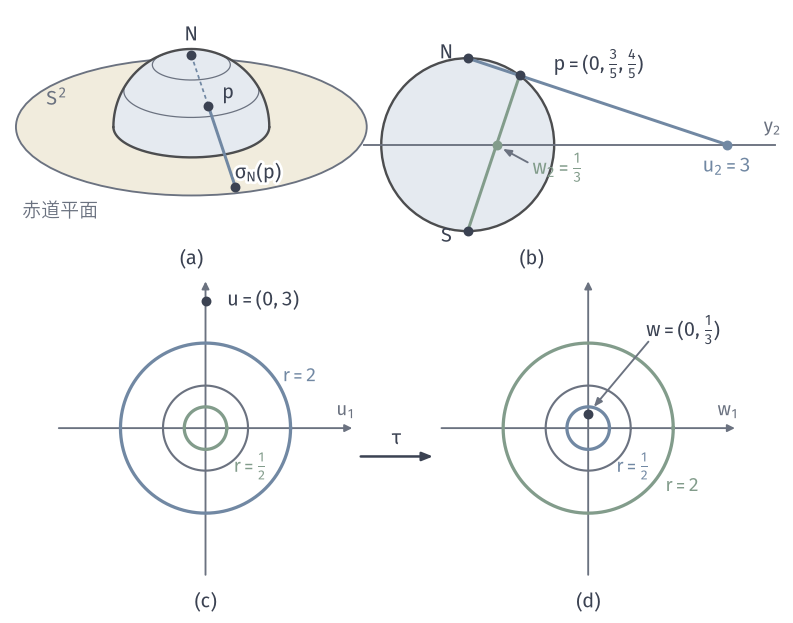

Recreate this plot in Python.
"""Stereographic projection from N, its cross-section with the worked point, and the transition u/|u|^2."""
from pathlib import Path
import sys
ROOT = next(p for p in Path(__file__).resolve().parents if (p/'build.sh').is_file() and (p/'tex/book.tex').is_file())
sys.path.insert(0, str(ROOT/'figures/04-spaces-measures-and-geometry/04-manifolds/matplotlib/mfd-common'))
from mfd3d import *
from matplotlib.patches import Ellipse

W, H = 112, 88
fig, ax = canvas(W, H)
# (a) three-dimensional view, plane drawn first because the camera is above it.
view = View(52, 23)
pl = Placed(view, 27, 70, 11.0)
disc_r = 2.25
ax.add_patch(Ellipse(pl.c, 2*disc_r*11, 2*disc_r*11*np.sin(np.radians(23)), fc=YELLOW_FILL, ec=MUTED, lw=.75, zorder=1))
# Upper hemisphere: silhouette arc above the equator together with the projected equator.
eq = parallel(0.0, 721)
ax.add_patch(Circle(pl.c, 11, fc='none', ec='none'))
t = np.linspace(0, 1, 2)
sil_top = pl.c+11*np.c_[np.cos(np.linspace(0, np.pi, 361)), np.sin(np.linspace(0, np.pi, 361))]
front = eq[view.depth(eq) >= 0]
front = front[np.argsort(pl(front)[:, 0])]
half = np.r_[sil_top, pl(front)]
ax.add_patch(Polygon(half, fc=BLUE_FILL, ec='none', zorder=2))
ax.plot(*sil_top.T, color=STROKE, lw=.95, zorder=3)
ax.plot(*pl(front).T, color=STROKE, lw=.95, zorder=3)
for lat in (30, 60):
    pts = parallel(np.radians(lat), 361)
    vis = view.depth(pts) >= 0
    split_plot(ax, pl(pts), vis, MUTED, lw=.5, hidden=False, zorder=2.5)
ph = np.radians(38); lon = np.radians(68)
p = spherical(ph, lon); u_r = np.cos(ph)/(1-np.sin(ph)); u = np.array([u_r*np.cos(lon), u_r*np.sin(lon), 0.0]); Np = np.array([0, 0, 1.0])
for a, b, vis in ((Np, p, False), (p, u, True)):
    xy = pl(np.array([a, b]))
    ax.plot(*xy.T, color=BLUE, lw=1.2 if vis else .7, ls='-' if vis else (0, (2.2, 1.8)), zorder=5)
dot(ax, pl(Np), INK); dot(ax, pl(p), INK); dot(ax, pl(u), INK)
label(ax, pl(Np)+[0, 2.9], '$N$'); label(ax, pl(p)+[2.8, 1.8], '$p$'); label(ax, pl(u)+[3.2, 2.0], r'$\sigma_N(p)$', halo=True)
label(ax, pl.c+[-19, 4.0], '$S^2$', color=MUTED)
label(ax, pl.c+[-18.5, -11.8], '赤道平面', 7.5, MUTED)

# (b) cross-section x=0 in the (y,z) plane with the worked point p=(0,3/5,4/5).
U = 12.2; ox, oy = 66, 67.5
Sx = lambda y, z: (ox+U*y, oy+U*z)
th = np.linspace(0, 2*np.pi, 361)
ax.add_patch(Circle((ox, oy), U, fc=BLUE_FILL, ec=STROKE, lw=.95, zorder=1))
ax.plot([ox-1.2*U, ox+3.55*U], [oy, oy], color=MUTED, lw=.75, zorder=2)
N, Sp = Sx(0, 1), Sx(0, -1); P = Sx(.6, .8); a3 = Sx(3, 0); a13 = Sx(1/3, 0)
ax.plot(*zip(N, a3), color=BLUE, lw=1.2, zorder=4)
ax.plot(*zip(Sp, P), color=GREEN, lw=1.2, zorder=4)
for q, t_ in ((N, '$N$'), (Sp, '$S$')):
    dot(ax, q, INK)
label(ax, (N[0]-3, N[1]+.8), '$N$'); label(ax, (Sp[0]-3, Sp[1]-.8), '$S$')
dot(ax, P, INK); label(ax, (P[0]+11.2, P[1]+1.6), r'$p=(0,\frac{3}{5},\frac{4}{5})$')
dot(ax, a3, BLUE); dot(ax, a13, GREEN)
label(ax, (a3[0], a3[1]-3.1), r'$u_2=3$', color=BLUE); label(ax, (a13[0]+8.6, a13[1]-3.3), r'$w_2=\frac{1}{3}$', color=GREEN)
arrow(ax, (a13[0]+4.4, a13[1]-2.5), (a13[0]+.9, a13[1]-.6), color=MUTED, lw=.75, scale=5)
label(ax, (ox+3.55*U+1, oy+2.6), '$y_2$', 7.5, MUTED, ha='right')
panel_tag(ax, 27, 50.6, '(a)'); panel_tag(ax, 75, 50.6, '(b)')

# (c,d) the transition: circles of radius 1/2,1,2 and rays through the origin.
s = 6.0
def plane(cx, cy, map_, name):
    R = 3.45
    ax.annotate('', xy=(cx+R*s, cy), xytext=(cx-R*s, cy), arrowprops=dict(arrowstyle='-|>', color=MUTED, lw=.75, mutation_scale=6, shrinkA=0, shrinkB=0))
    ax.annotate('', xy=(cx, cy+R*s), xytext=(cx, cy-R*s), arrowprops=dict(arrowstyle='-|>', color=MUTED, lw=.75, mutation_scale=6, shrinkA=0, shrinkB=0))
    t = np.linspace(0, 2*np.pi, 361)
    for r, col, lw in ((2, BLUE, 1.3), (.5, GREEN, 1.3), (1, MUTED, .85)):
        z = r*np.c_[np.cos(t), np.sin(t)]
        w = map_(z)
        ax.plot(cx+s*w[:, 0], cy+s*w[:, 1], color=col, lw=lw, zorder=3)
    return lambda v: (cx+s*v[0], cy+s*v[1])
inv = lambda z: z/np.sum(z**2, axis=-1, keepdims=True)
cy = 27.5
cL, cR = 29, 83
A = plane(cL, cy, lambda z: z, 'u'); B = plane(cR, cy, inv, 'w')
P1 = np.array([0, 3.0]); P2 = P1/9
dot(ax, A(P1), INK); dot(ax, B(P2), INK)
label(ax, (A(P1)[0]+8.2, A(P1)[1]), r'$\bm{u}=(0,3)$'.replace(r'\bm{u}', 'u'))
label(ax, (B(P2)[0]+13.4, B(P2)[1]+11.8), r'$w=(0,\frac{1}{3})$')
arrow(ax, (B(P2)[0]+8.5, B(P2)[1]+10.2), (B(P2)[0]+.8, B(P2)[1]+1.0), color=MUTED, lw=.75, scale=5)
label(ax, (cL+3.3*s, cy+2.6), '$u_1$', 7.5, MUTED); label(ax, (cR+3.3*s, cy+2.6), '$w_1$', 7.5, MUTED)
label(ax, (cL+13.3, cy+7.3), '$r=2$', 7.5, BLUE); label(ax, (cR+6.3, cy-5.4), r'$r=\frac{1}{2}$', 7.5, BLUE)
label(ax, (cL+6.3, cy-5.4), r'$r=\frac{1}{2}$', 7.5, GREEN); label(ax, (cR+13.3, cy-8.2), '$r=2$', 7.5, GREEN)
arrow(ax, (cL+3.45*s+1.2, cy-4), (cR-3.45*s-1.2, cy-4), color=INK, lw=1.0)
label(ax, ((cL+cR)/2, cy-1.5), r'$\tau$')
panel_tag(ax, cL, 2.2, '(c)'); panel_tag(ax, cR, 2.2, '(d)')
save(fig, Path(__file__).resolve().parent, 'figure', {'formula': 'sigma_N(y)=(y1,y2)/(1-y3); sigma_S(y)=(y1,y2)/(1+y3); tau(u)=u/|u|^2; worked point p=(0,3/5,4/5)'})
